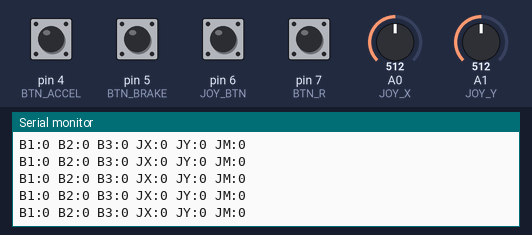
The sketch below on a simulated Arduino Uno, built with avr-gcc and run on an emulated ATmega328P. On the bench: the last lines printed to the serial monitor. The test bench sets the inputs (shaded band); at power-on: pin 4 (BTN_ACCEL), pin 5 (BTN_BRAKE), pin 6 (JOY_BTN), pin 7 (BTN_R) HIGH, A0 (JOY_X) = 512, A1 (JOY_Y) = 512.

Above: at 1.2 s.
1.3 s: pin 6 (JOY_BTN) pulled LOW for 0.15 s
At 2.2 s:
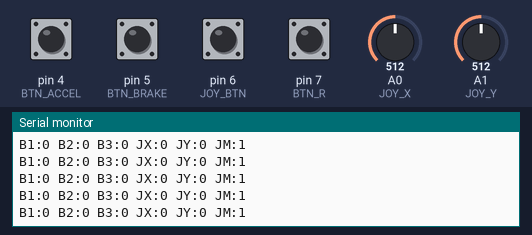
2.9 s: pin 6 (JOY_BTN) pulled LOW for 1 s
5.4 s: A0 (JOY_X) set to 716
At 5.9 s:
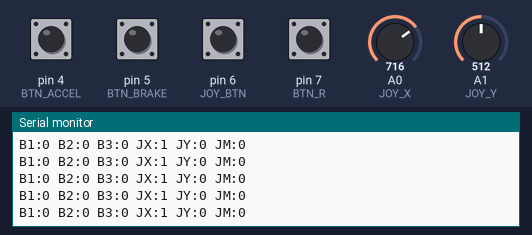
8.4 s: A1 (JOY_Y) set to 716
At 9.1 s:
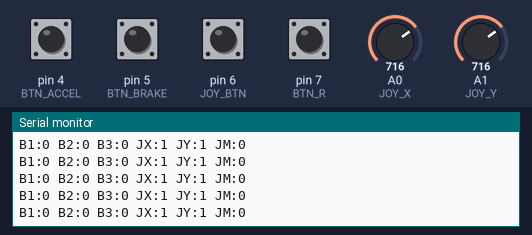

Measured:
- after the input at 1.3 s, the serial monitor: prints a new line at once (image 1)
- after the input at 5.4 s, the serial monitor: prints a new line at once (image 2)
- after the input at 8.4 s, the serial monitor: prints a new line at once (image 3)

The sketch:

forza_controller.ino
```cpp
// ============================================================
//  Forza Horizon 4 - Arduino Motion Controller
//  Button 1 (D4) = W | Button 2 (D5) = S | Button 3 (D7) = R
//  Joystick click (D6) = toggle steering / camera mode
//  Joystick down in steering mode = Enter
// ============================================================

#define BTN_ACCEL   4
#define BTN_BRAKE   5
#define BTN_R       7
#define JOY_X       A0
#define JOY_Y       A1
#define JOY_BTN     6

#define JOY_DEADZONE  150
#define JOY_CENTER    512

bool joyMode    = false;
bool joyBtnLast = false;

void setup() {
  Serial.begin(115200);
  pinMode(BTN_ACCEL, INPUT_PULLUP);
  pinMode(BTN_BRAKE, INPUT_PULLUP);
  pinMode(BTN_R,     INPUT_PULLUP);
  pinMode(JOY_BTN,   INPUT_PULLUP);
  Serial.println("STATUS:READY");
}

int joyAxis(int raw) {
  int delta = raw - JOY_CENTER;
  if (delta >  JOY_DEADZONE) return  1;
  if (delta < -JOY_DEADZONE) return -1;
  return 0;
}

void loop() {
  // Joystick button toggle
  bool joyBtnNow = !digitalRead(JOY_BTN);
  if (joyBtnNow && !joyBtnLast) {
    joyMode = !joyMode;
    Serial.print("STATUS:MODE:");
    Serial.println(joyMode ? "CAMERA" : "STEERING");
  }
  joyBtnLast = joyBtnNow;

  bool btn1 = !digitalRead(BTN_ACCEL);
  bool btn2 = !digitalRead(BTN_BRAKE);
  bool btn3 = !digitalRead(BTN_R);

  int jx = joyAxis(analogRead(JOY_X));
  int jy = joyAxis(analogRead(JOY_Y));

  Serial.print("B1:"); Serial.print(btn1 ? 1 : 0);
  Serial.print(" B2:"); Serial.print(btn2 ? 1 : 0);
  Serial.print(" B3:"); Serial.print(btn3 ? 1 : 0);
  Serial.print(" JX:"); Serial.print(jx);
  Serial.print(" JY:"); Serial.print(jy);
  Serial.print(" JM:"); Serial.println(joyMode ? 1 : 0);

  delay(20);
}
```
